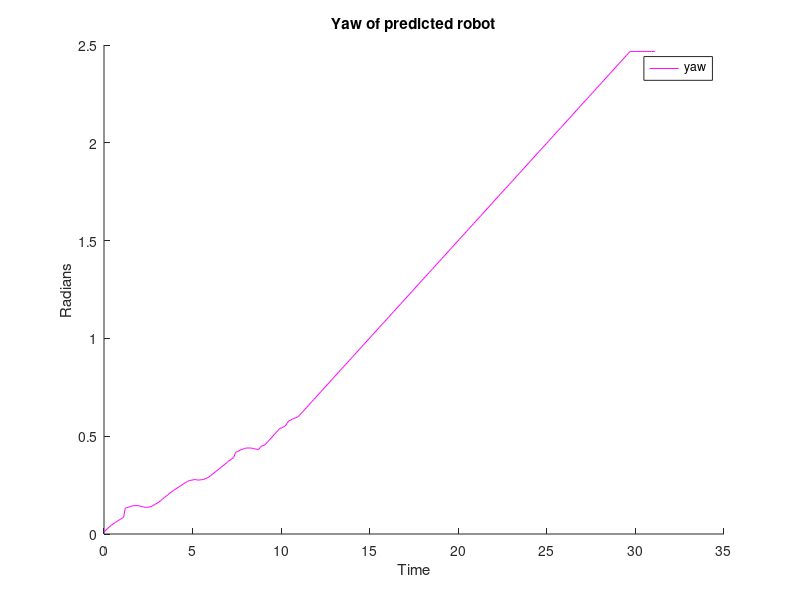

Recreate this plot in MATLAB.
m = csvread('Mean_data.txt');

% yaw1 = atan2(2*(pos1(:,6).*pos1(:,5)+pos1(:,3).*pos1(:,4)), 1-2*(pos1(:,4).^2+pos1(:,5).^2));
% yaw2 = atan2(2*(pos2(:,6).*pos2(:,5)+pos2(:,3).*pos2(:,4)), 1-2*(pos2(:,4).^2+pos2(:,5).^2));
% yaw3 = atan2(2*(pos3(:,6).*pos3(:,5)+pos3(:,3).*pos3(:,4)), 1-2*(pos3(:,4).^2+pos3(:,5).^2));
% yaw4 = atan2(2*(pos4(:,6).*pos4(:,5)+pos4(:,3).*pos4(:,4)), 1-2*(pos4(:,4).^2+pos4(:,5).^2));
% yaw5 = atan2(2*(pos5(:,6).*pos5(:,5)+pos5(:,3).*pos5(:,4)), 1-2*(pos5(:,4).^2+pos5(:,5).^2));
yaw1 = atan2(2*(m(:,3).*m(:,6)+m(:,4).*m(:,5)), 1-2*(m(:,5).^2+m(:,6).^2));
yaw1 = yaw1(35:length(yaw1));

figure,
hold on;
plot(linspace(0,length(yaw1)/10,length(yaw1)), yaw1, 'Color','m');
legend('yaw');
title('Yaw of predicted robot');
ylabel('Radians');
xlabel('Time');

% figure,
% hold on;
% plot(twist1(:,1),'Color','r');
% plot(twist1(:,2),'Color','b');
% legend('Linear Velocity','Angular Velocity');
% title('Linear and angular velocity for Part 1');
% ylabel('m/s, rad/s');
% xlabel('Time');
% 
% 
% figure,
% hold on;
% plot(pos2(:,1),'Color','k');
% plot(pos2(:,2),'Color','g');
% plot(yaw2,'Color','m');
% legend('x','y', 'yaw');
% title('Position and yaw for Part 2');
% ylabel('meters, radians');
% xlabel('Time');
% figure,
% hold on;
% plot(twist2(:,1),'Color','r');
% plot(twist2(:,2),'Color','b');
% legend('Linear Velocity','Angular Velocity');
% title('Linear and angular velocity for Part 2');
% ylabel('m/s, rad/s');
% xlabel('Time');
% 
% 
% figure,
% hold on;
% plot(pos3(:,1),'Color','k');
% plot(pos3(:,2),'Color','g');
% plot(yaw3,'Color','m');
% legend('x','y', 'yaw');
% title('Position and yaw for Part 3');
% ylabel('meters, radians');
% xlabel('Time');
% figure,
% hold on;
% plot(twist3(:,1),'Color','r');
% plot(twist3(:,2),'Color','b');
% legend('Linear Velocity','Angular Velocity');
% title('Linear and angular velocity for Part 3');
% ylabel('m/s, rad/s');
% xlabel('Time');
% 
% figure,
% hold on;
% plot(pos4(:,1),'Color','k');
% plot(pos4(:,2),'Color','g');
% plot(yaw4,'Color','m');
% legend('x','y', 'yaw');
% title('Position and yaw for Part 4');
% ylabel('meters, radians');
% xlabel('Time');
% figure,
% hold on;
% plot(twist4(:,1),'Color','r');
% plot(twist4(:,2),'Color','b');
% legend('Linear Velocity','Angular Velocity');
% title('Linear and angular velocity for Part 4');
% ylabel('m/s, rad/s');
% xlabel('Time');
% 
% 
% figure,
% hold on;
% plot(pos5(:,1),'Color','k');
% plot(pos5(:,2),'Color','g');
% plot(yaw5,'Color','m');
% legend('x','y', 'yaw');
% title('Position and yaw for Part 5');
% ylabel('meters, radians');
% xlabel('Time');
% figure,
% hold on;
% plot(twist5(:,1),'Color','r');
% plot(twist5(:,2),'Color','b');
% legend('Linear Velocity','Angular Velocity');
% title('Linear and angular velocity for Part 5');
% ylabel('m/s, rad/s');
% xlabel('Time');
